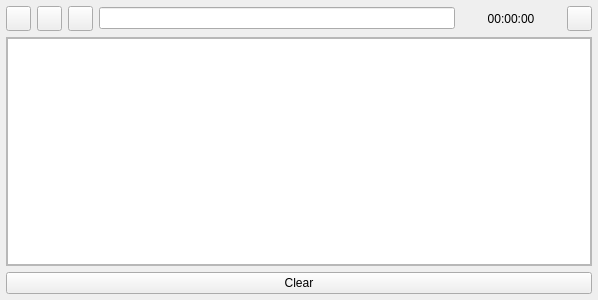
<?xml version="1.0" encoding="UTF-8"?>
<ui version="4.0">
 <class>MainWindow</class>
 <widget class="QMainWindow" name="MainWindow">
  <property name="geometry">
   <rect>
    <x>0</x>
    <y>0</y>
    <width>598</width>
    <height>300</height>
   </rect>
  </property>
  <property name="sizePolicy">
   <sizepolicy hsizetype="Fixed" vsizetype="Fixed">
    <horstretch>0</horstretch>
    <verstretch>0</verstretch>
   </sizepolicy>
  </property>
  <property name="maximumSize">
   <size>
    <width>16777215</width>
    <height>300</height>
   </size>
  </property>
  <property name="windowTitle">
   <string>TimeQtracker</string>
  </property>
  <property name="windowIcon">
   <iconset resource="resources.qrc">
    <normaloff>:/icons/img/icon.png</normaloff>:/icons/img/icon.png</iconset>
  </property>
  <widget class="QWidget" name="centralWidget">
   <property name="sizePolicy">
    <sizepolicy hsizetype="Expanding" vsizetype="Expanding">
     <horstretch>0</horstretch>
     <verstretch>0</verstretch>
    </sizepolicy>
   </property>
   <property name="cursor">
    <cursorShape>ArrowCursor</cursorShape>
   </property>
   <layout class="QVBoxLayout" name="verticalLayout">
    <property name="spacing">
     <number>6</number>
    </property>
    <property name="margin">
     <number>6</number>
    </property>
    <item>
     <layout class="QHBoxLayout" name="horizontalLayout">
      <item>
       <widget class="QPushButton" name="showButton">
        <property name="minimumSize">
         <size>
          <width>25</width>
          <height>25</height>
         </size>
        </property>
        <property name="maximumSize">
         <size>
          <width>25</width>
          <height>25</height>
         </size>
        </property>
        <property name="text">
         <string/>
        </property>
        <property name="icon">
         <iconset resource="resources.qrc">
          <normaloff>:/icons/img/down.png</normaloff>:/icons/img/down.png</iconset>
        </property>
       </widget>
      </item>
      <item>
       <widget class="QPushButton" name="hideButton">
        <property name="minimumSize">
         <size>
          <width>25</width>
          <height>25</height>
         </size>
        </property>
        <property name="maximumSize">
         <size>
          <width>25</width>
          <height>25</height>
         </size>
        </property>
        <property name="text">
         <string/>
        </property>
        <property name="icon">
         <iconset resource="resources.qrc">
          <normaloff>:/icons/img/up.png</normaloff>:/icons/img/up.png</iconset>
        </property>
       </widget>
      </item>
      <item>
       <widget class="QPushButton" name="newButton">
        <property name="minimumSize">
         <size>
          <width>25</width>
          <height>25</height>
         </size>
        </property>
        <property name="maximumSize">
         <size>
          <width>25</width>
          <height>25</height>
         </size>
        </property>
        <property name="text">
         <string/>
        </property>
        <property name="icon">
         <iconset resource="resources.qrc">
          <normaloff>:/icons/img/new.png</normaloff>:/icons/img/new.png</iconset>
        </property>
       </widget>
      </item>
      <item>
       <widget class="QLineEdit" name="taskNameEdit">
        <property name="minimumSize">
         <size>
          <width>354</width>
          <height>0</height>
         </size>
        </property>
       </widget>
      </item>
      <item>
       <widget class="QLabel" name="taskTime">
        <property name="minimumSize">
         <size>
          <width>100</width>
          <height>25</height>
         </size>
        </property>
        <property name="maximumSize">
         <size>
          <width>100</width>
          <height>25</height>
         </size>
        </property>
        <property name="text">
         <string>00:00:00</string>
        </property>
        <property name="alignment">
         <set>Qt::AlignCenter</set>
        </property>
       </widget>
      </item>
      <item>
       <widget class="QPushButton" name="stopButton">
        <property name="minimumSize">
         <size>
          <width>25</width>
          <height>25</height>
         </size>
        </property>
        <property name="maximumSize">
         <size>
          <width>25</width>
          <height>25</height>
         </size>
        </property>
        <property name="text">
         <string/>
        </property>
        <property name="icon">
         <iconset resource="resources.qrc">
          <normaloff>:/icons/img/sop.png</normaloff>:/icons/img/sop.png</iconset>
        </property>
       </widget>
      </item>
     </layout>
    </item>
    <item>
     <widget class="QWidget" name="widget" native="true">
      <layout class="QVBoxLayout" name="verticalLayout_2">
       <property name="margin">
        <number>0</number>
       </property>
       <item>
        <widget class="QScrollArea" name="scrollArea">
         <property name="minimumSize">
          <size>
           <width>0</width>
           <height>218</height>
          </size>
         </property>
         <property name="widgetResizable">
          <bool>true</bool>
         </property>
         <widget class="QWidget" name="scrollAreaWidgetContents">
          <property name="geometry">
           <rect>
            <x>0</x>
            <y>0</y>
            <width>582</width>
            <height>218</height>
           </rect>
          </property>
          <layout class="QVBoxLayout" name="verticalLayout_3">
           <property name="margin">
            <number>0</number>
           </property>
           <item>
            <widget class="QTableView" name="tableView">
             <property name="minimumSize">
              <size>
               <width>0</width>
               <height>0</height>
              </size>
             </property>
             <attribute name="verticalHeaderVisible">
              <bool>false</bool>
             </attribute>
            </widget>
           </item>
          </layout>
         </widget>
        </widget>
       </item>
       <item>
        <layout class="QHBoxLayout" name="horizontalLayout_2">
         <item>
          <widget class="QPushButton" name="clearButton">
           <property name="text">
            <string>Clear</string>
           </property>
          </widget>
         </item>
        </layout>
       </item>
      </layout>
     </widget>
    </item>
   </layout>
  </widget>
 </widget>
 <layoutdefault spacing="6" margin="11"/>
 <resources>
  <include location="resources.qrc"/>
 </resources>
 <connections/>
</ui>
